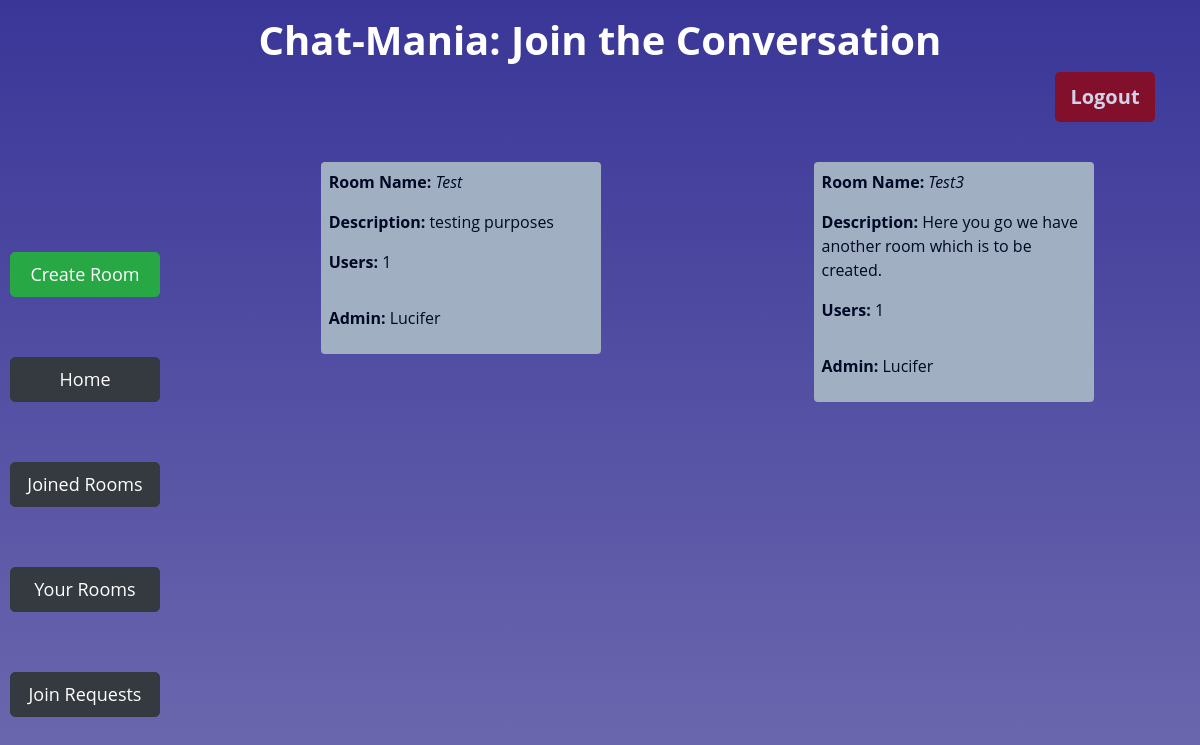
Page /your_rooms/ (signed in) on the earlier database version.
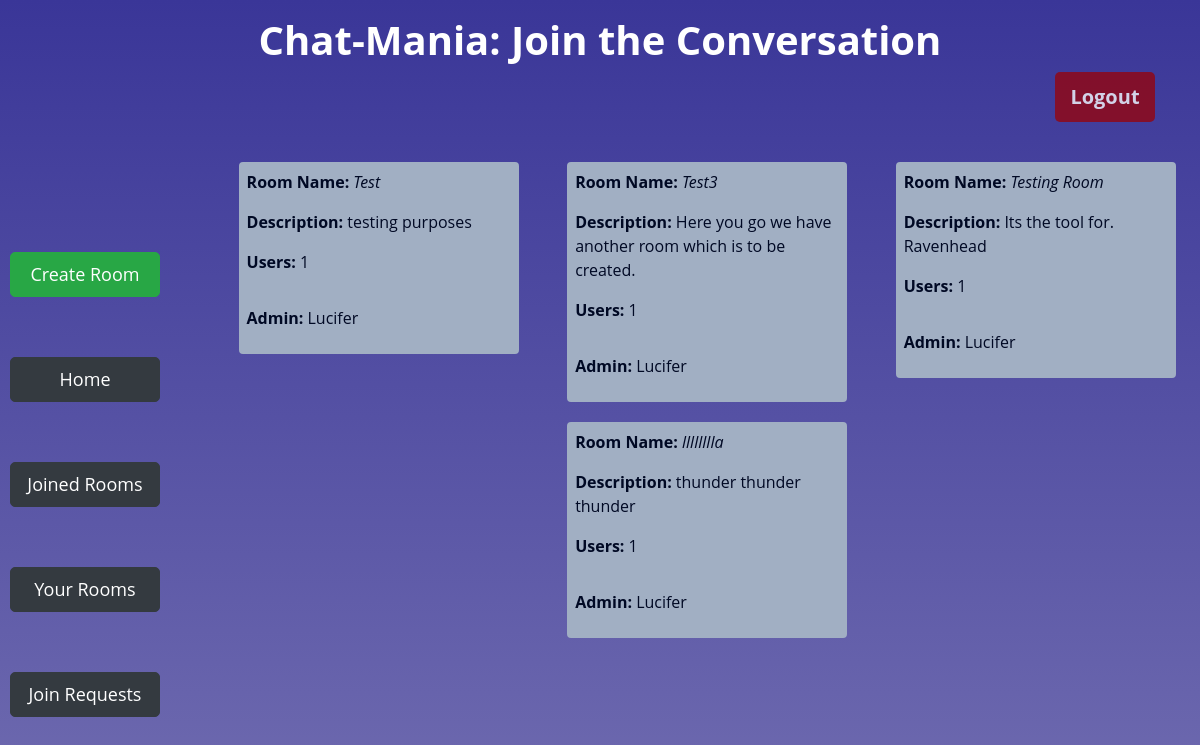
Same page on the later database version.
### app/models.py (models this page shows, shortened)
class Room(models.Model):
    name = models.CharField(max_length=64,unique=True)
    description = models.CharField(max_length=256)
    admin = models.ForeignKey(User, on_delete=models.CASCADE, related_name="get_admin")
    numberUsers = models.IntegerField(default=1)

class User(AbstractUser):
    joinedRooms = models.IntegerField(default=0)
    createdRooms = models.IntegerField(default=0)
    def __str__(self):
        return f"{self.username}"

### app/views.py (the view)
# urls.py: path('your_rooms/', views.your_rooms, name='your_rooms'),
@login_required(login_url="login")
def your_rooms(request):
    rooms = Room.objects.filter(admin=request.user)
    return render(request, 'app/yourrooms.html', {
        'rooms': rooms
    })

### app/templates/app/yourrooms.html (shortened to what this page needs)
{% extends 'app/layout.html' %}
{% block body %}
    <div class="container">
        <div class="row">
            <div class="col-md-12 mt-3">
                <h1 class="text-center" style="font-weight: 700;">Chat-Mania: Join the Conversation</h1>
                <form action="{% url 'logout' %}" method="post">
                 <input type="submit" id="logout-btn" class="btn btn-danger float-right" style="border: none;" value="Logout">
                </form>
             </div>
         </div>
    </div>
    <div class="d-flex flex-row">
    <div class="btn-Cont d-flex flex-column justify-content-around">
        <a id="lbtn" href="{% url 'create' %}" class="btn  btn-success">Create Room</a>
        <a id="lbtn" href="{% url 'index' %}" class="btn  btn-dark">Home</a>
        <button id="lbtn" class="btn  btn-dark">Joined Rooms</button>
        <a id="lbtn" class="btn  btn-dark" href="{% url 'your_rooms' %}" >Your Rooms</a>
        <button id="lbtn" class="btn  btn-dark">Join Requests</button>
    </div>
     <div class="d-flex flex-row justify-content-around flex-wrap" id="room-cont">
        {% for room in rooms%}
        <div class="room p-1">
                <p><b>Room Name:</b> <i> {{room.name}} </i> </p>
                <p> <b>Description:</b> {{room.description}} </p>
                <p><b>Users:</b> {{room.numberUsers}} </p>
              <p class="pt-3 align-bottom"><b>Admin:</b> {{room.admin}} </p>
        </div>
        {% endfor %}
     </div>
    </div>
{% endblock %}

Differences in the rows shown:
added Room: name "Testing Room", description "Its the tool for. Ravenhead", numberUsers "1", admin "Lucifer"
added Room: name "lllllllla", description "thunder thunder thunder", numberUsers "1", admin "Lucifer"
